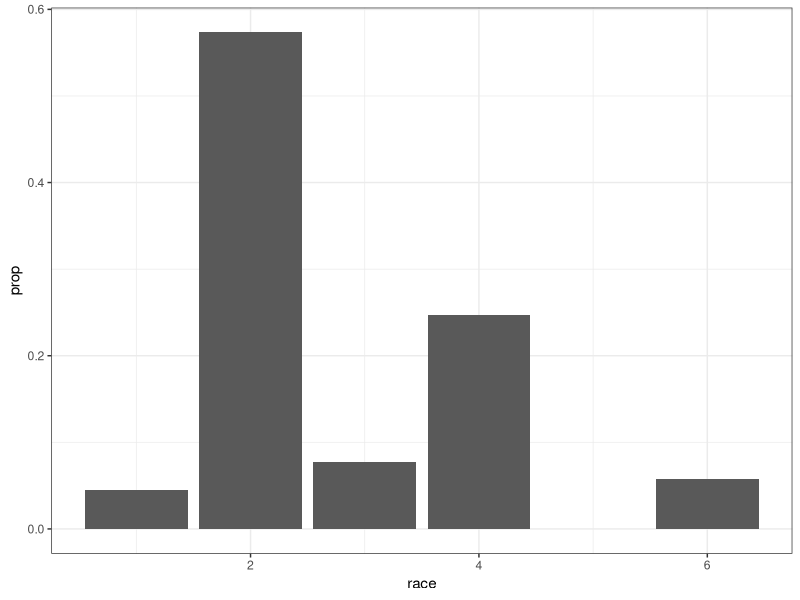
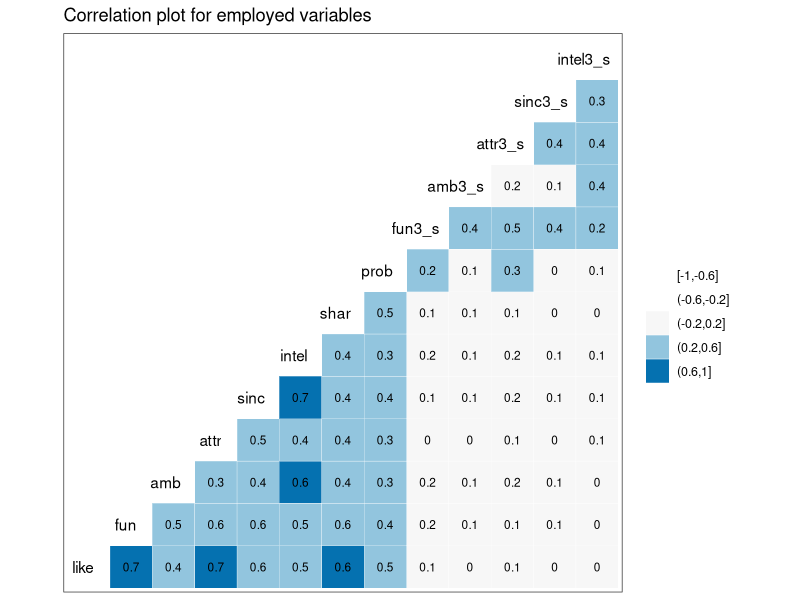
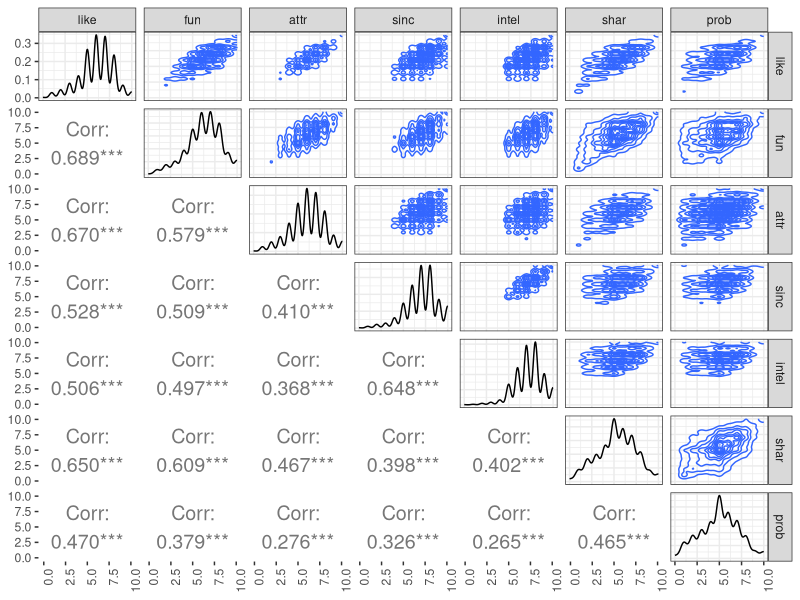
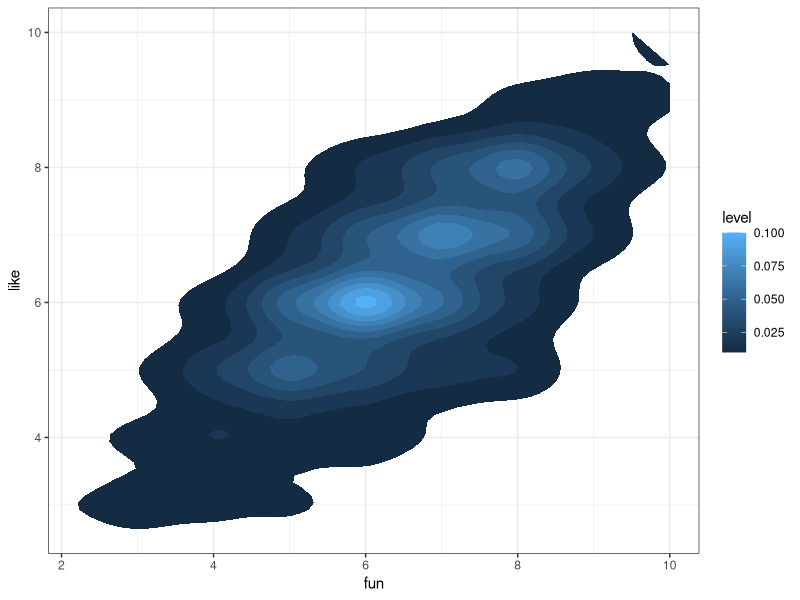
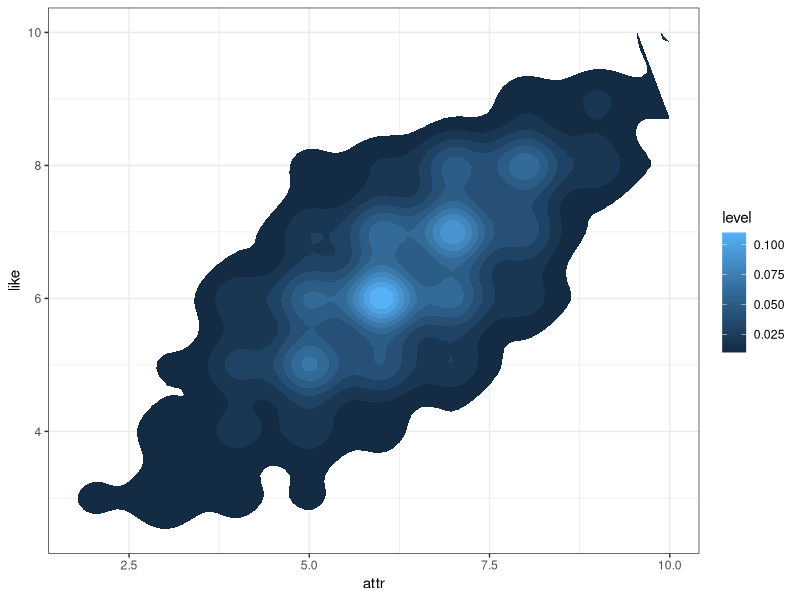
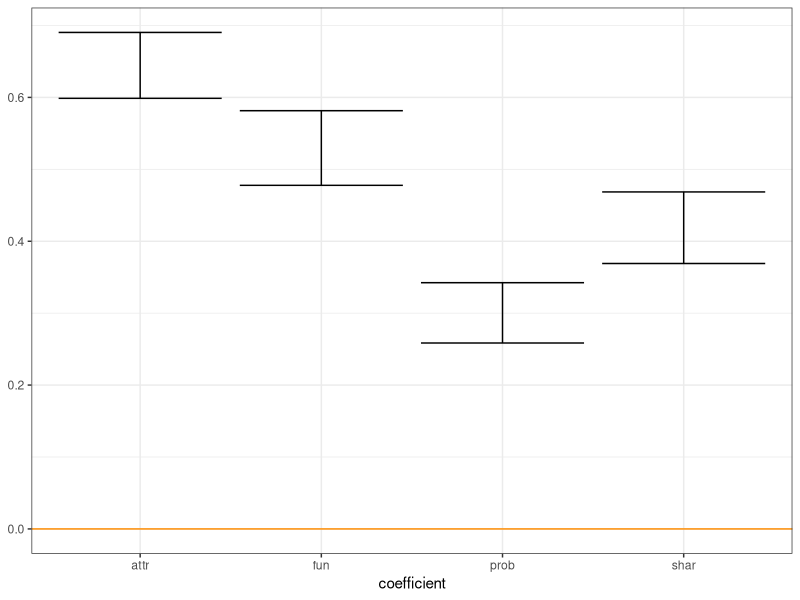
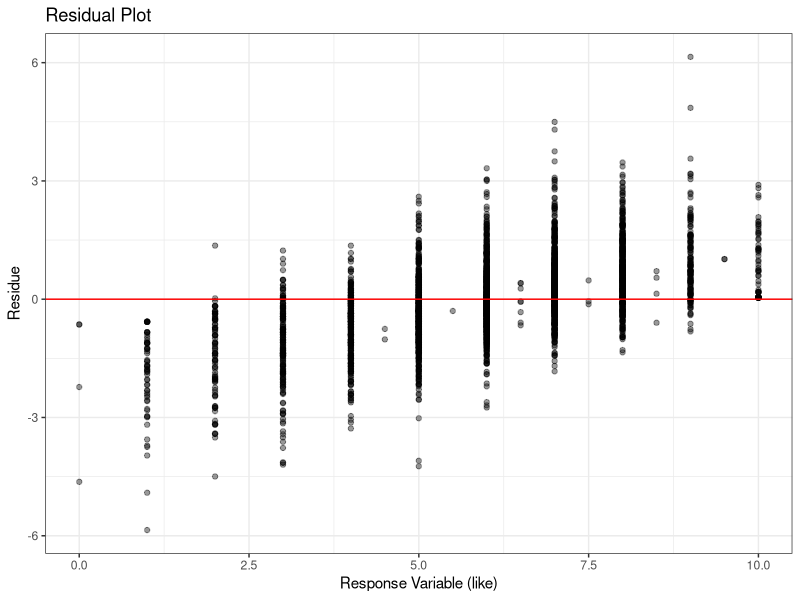
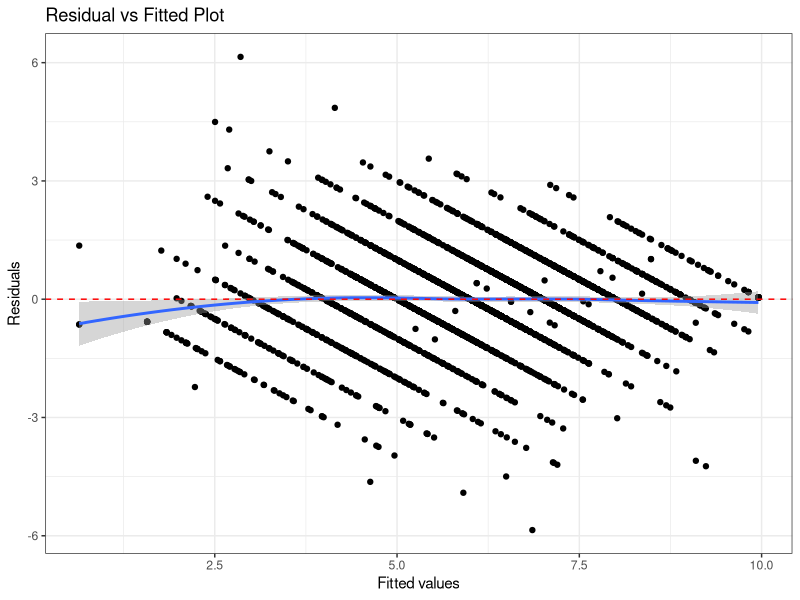

R code for these plots, in order:
## ---- chunk 1
library(tidyverse)
library(ggfortify)
library(modelr)
library(GGally)
library(broom)
library(here)

theme_set(theme_bw())
## ---- chunk 2
data <- read_csv(here("data/speed-dating.csv"),
                 progress = FALSE,
                 col_types =cols(.default = col_integer(),
                                 int_corr = col_double(),
                                 field = col_character(),
                                 from = col_character(),
                                 career = col_character(),
                                 attr = col_double(),
                                 samerace = col_character(),
                                 sinc = col_double(),
                                 intel = col_double(),
                                 fun = col_double(),
                                 amb = col_double(),
                                 shar = col_double(),
                                 like = col_double(),
                                 prob = col_double(),
                                 match_es = col_double(),
                                 attr3_s = col_double(),
                                 sinc3_s = col_double(),
                                 intel3_s = col_double(),
                                 fun3_s = col_double(),
                                 amb3_s = col_double())) 
data %>%
  glimpse()
## ---- chunk 3
data %>%
  na.omit(race) %>%
  ggplot(aes(race, ..prop..)) +
  geom_bar()
## ---- chunk 4
require(GGally)

data %>% 
  select(like,fun,amb,attr,
         sinc,intel,shar,prob,
         fun3_s,amb3_s,attr3_s,
         sinc3_s,intel3_s) %>% 
  na.omit() %>%
  ggcorr(palette = "RdBu", label = TRUE,
       hjust = 0.75, label_size = 3, nbreaks = 5) +
  ggtitle("Correlation plot for employed variables")
## ---- chunk 5
data %>% 
  select(like,fun,attr,sinc,
         intel,shar,prob) %>% 
  na.omit() %>%
  ggpairs(upper = list(continuous = "density"), 
        lower = list(continuous = wrap("cor", size=5)),
        axisLabels = 'show',progress = F) +
  theme(axis.text.x = element_text(angle = 90, hjust = 1))
## ---- chunk 6
data %>%
  na.omit(fun, like) %>%
  ggplot(aes(fun, like)) +
  stat_density2d(aes(fill = ..level..),
                 geom = "polygon")
## ---- chunk 7
data %>%
  na.omit(attr, like) %>%
  ggplot(aes(attr, like)) +
  stat_density2d(aes(fill = ..level..),
                 geom = "polygon")
## ---- chunk 8
data %>%  # Keep only candidate and response variables
  select(from, fun, prob, order,
         attr, sinc, prob, shar, 
         intel, like) %>%
  mutate(from = factor(from)) %>%
  na.omit() -> data  # remove NAs

data %>% ## Put numeric predictor variables on same scale 
   mutate_at(.vars = vars(fun, prob, order,attr,
                          sinc, prob, shar,intel),
             .funs = funs(scale(.))) -> data_scaled

data_scaled %>%
  glimpse()
## ---- chunk 9
set.seed(101)

## Adding surrogate key to dataframe
data_scaled$id <- 1:nrow(data_scaled)

data_scaled %>% 
  dplyr::sample_frac(.8) -> training

training %>% 
  glimpse()
## ---- chunk 10
dplyr::anti_join(data_scaled, 
                 training, 
                 by = 'id') -> testing
testing %>% 
  glimpse()
## ---- chunk 11
mod <- lm(like ~  fun + attr + shar + prob ,
          data = training)

glance(mod) 
## ---- chunk 12
tibble::as_tibble(rownames = "coefficient",
                  confint(mod)) 
## ---- chunk 13
tibble::as_tibble(rownames = "coefficient",
                  confint(mod)) %>%
  filter(coefficient != "(Intercept)") %>%
  ggplot(aes(coefficient,ymin = `2.5 %`, ymax = `97.5 %`)) +
  geom_errorbar() +
  geom_hline(yintercept = 0, colour = "darkorange")
## ---- chunk 14
mod.res <- resid(mod)
std.resid <- rstandard(mod)
like <- training$like

resid_data <- data.frame(mod.res,std.resid,like,
                       stringsAsFactors=FALSE)
resid_data %>% 
  sample_n(10)
## ---- chunk 15
resid_data %>%
  ggplot(aes(like, mod.res)) +
  geom_point(alpha = 0.4) +
  geom_hline(yintercept = 0,
             color = "red") +
  labs(x = "Response Variable (like)", y = "Residue") +
  ggtitle("Residual Plot")
## ---- chunk 16
mod %>%
  ggplot(aes(.fitted, .resid)) + 
  geom_point() +
  stat_smooth(method="loess") + 
  geom_hline(yintercept=0, col="red", linetype="dashed") + 
  xlab("Fitted values") + ylab("Residuals") + 
  ggtitle("Residual vs Fitted Plot")
## ---- chunk 17
y <- quantile(resid_data$std.resid[!is.na(resid_data$std.resid)], c(0.25, 0.75))
x <- qnorm(c(0.25, 0.75))
slope <- diff(y)/diff(x)
int <- y[1L] - slope * x[1L]

resid_data %>%
  ggplot(aes(sample=std.resid)) +
  stat_qq(shape=1, size=3) +      # open circles
  labs(title="Normal Q-Q",        # plot title
  x="Theoretical Quantiles",      # x-axis label
  y="Standardized Residuals") +   # y-axis label
  geom_abline(slope = slope,
              color = "red",
              size = 0.8,
              intercept = int,
              linetype="dashed")  # dashed reference line
## ---- chunk 18
mod %>%
  ggplot(aes(.fitted, 
             sqrt(abs(.stdresid)))) + 
  geom_point(na.rm=TRUE) + 
  stat_smooth(method="loess",
              na.rm = TRUE) +
  labs(title = "Scale-Location",
       x= "Fitted Value",
       y = expression(sqrt("|Standardized residuals|")))
## ---- chunk 19
mod %>%
  ggplot(aes(.hat, .stdresid)) + 
  geom_point(aes(size=.cooksd), na.rm=TRUE) +
  stat_smooth(method="loess", na.rm=TRUE) +
  xlab("Leverage")+ylab("Standardized Residuals") + 
  ggtitle("Residual vs Leverage Plot") + 
  scale_size_continuous("Cook's Distance", range=c(1,5)) +    
  theme(legend.position="bottom")
## ---- chunk 20
mod %>%
  ggplot(aes(.hat, .cooksd)) + 
  geom_point(na.rm=TRUE) + 
  stat_smooth(method="loess", na.rm=TRUE) + 
  xlab("Leverage hii")+ylab("Cook's Distance") + 
  ggtitle("Cook's dist vs Leverage hii/(1-hii)") + 
  geom_abline(slope=seq(0,3,0.5), color="gray", linetype="dashed")
